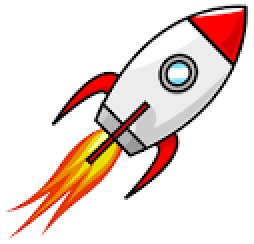
#> input picture rocket.png, 127 x 122 px, given in place of the camera (shown 2 times larger)
$ python final_hue_dil_eroded_copy.py
#> lines starting #> are read from the running program, lines starting #| are printed output that depends on the picture; after the words box and inside, x2 and y2 are one past the last pixel; in counts of white or black regions, pixels touching at a corner belong together
#> further down, frame is the input picture: shape (122, 127, 3); mean B, G, R 211.7, 217.7, 234.8
import cv2
from matplotlib import contour
import numpy as np
import imutils


dictionary = cv2.aruco.getPredefinedDictionary(cv2.aruco.DICT_4X4_250)
detector = cv2.aruco.ArucoDetector(dictionary)
parameters = cv2.aruco.DetectorParameters
parameters.cornerRefinementMethod = cv2.aruco.CORNER_REFINE_SUBPIX


#This Function filters the frame to visualize clearly based on hue and darken everythiing else becuse it is insignificant
def hue(frame):
    #transformation = cv2.cvtColor(frame, cv2.COLOR_BGR2HSV)
    hsv_image = cv2.cvtColor(frame, cv2.COLOR_BGR2HSV)
#> hsv_image: shape (122, 127, 3); mean H, S, V 1.3, 27.3, 235.1


    #Define the lower and upper thresholds for hue
    lower_hue = np.array([143, 106, 202])  # Lower hue threshold (approximate values)
    upper_hue = np.array([179, 255, 255])  # Upper hue threshold (approximate values)


    # Create a binary mask based on the hue thresholds
    mask = cv2.inRange(hsv_image, lower_hue, upper_hue)
#> mask: shape (122, 127); every value is 0
    segmented_roi = cv2.bitwise_and(frame, frame, mask=mask)
#> segmented_roi: shape (122, 127, 3); every value is 0


    clahe = cv2.createCLAHE(clipLimit=4, tileGridSize=(16,16)) #Smootens out the image
    transformation = clahe.apply(mask)
#> transformation: shape (122, 127); every value is 8


    transformation = cv2.GaussianBlur(segmented_roi, (25, 25), 2)
    edges = cv2.Canny(segmented_roi, 50, 40)
    contours, hierarchy = cv2.findContours(edges.copy(), cv2.RETR_LIST, cv2.CHAIN_APPROX_SIMPLE) ###USED retr_external to only show exteranl contours not internal so i do not need to erode then dilate
#> contours = []
#> in eroded, `eroded_mask = cv2.inRange(eroded_contour, (0, 0, 0), (255, 255, 255))`: eroded_mask: shape (122, 127); every value is 255
#> in dilate, `new_roi = cv2.bitwise_not(new_roi)`: new_roi: shape (122, 127, 3); every value is 255

    transformation = cv2.drawContours(segmented_roi, contours, -1, (0, 0, 0), 2) # LAST NUMBER WAS 2 i changed it to 1 and it looks better


    return transformation


#Our detection function
def detection(frame):
    corners, ids, rejected = detector.detectMarkers(frame)
#> corners = (); ids = None; rejected = ()

    # [6 lines of commented-out code are left out]


    criteria = (cv2.TERM_CRITERIA_EPS + cv2.TERM_CRITERIA_MAX_ITER, 30, 0.001) #max ieter, desired accuracy
    winSize = (7, 7) # It provides a relatively small search neighborhood
    zeroZone = (1, 1) #restricts the corner refinement process to a very local region around each corner


    refined_corners = []
    for corner_set in corners:
        refined = cv2.cornerSubPix(frame, corner_set, winSize, zeroZone, criteria)
        refined_corners.append(refined)
        for corner in refined_corners:
            print("Refined Corner: ", corner)
#> this loop made 0 passes
#> after the loop, refined_corners = []


    '''
    rejected_corners = []
    for corner_set in rejected:
        reject = cv2.cornerSubPix(frame, corner_set, winSize, zeroZone, criteria)
        rejected_corners.append(reject)
        #for corner in rejected_corners:
            #print("Refined Corner: ", rejected)
    '''

    # Calculate the refined corner locations

    visualizer = cv2.cvtColor(frame, cv2.COLOR_GRAY2BGR)

    #We take that and input it in this module(.drawDet...(inserted here))
    visualizer = cv2.aruco.drawDetectedMarkers(visualizer, refined_corners, ids)

    #return visualizer
    return visualizer

def eroded(frame):
    contours_passed = hue(frame)
    kernel_size = 40
    kernel = cv2.getStructuringElement(cv2.MORPH_ELLIPSE, (kernel_size, kernel_size))

    # Perform erosion and dilation
    eroded_contour = cv2.erode(contours_passed, kernel)
    eroded_mask = cv2.inRange(eroded_contour, (0, 0, 0), (255, 255, 255))

    eroded_roi = cv2.bitwise_and(frame, eroded_contour, mask=eroded_mask)


    return eroded_roi


def dilate(frame):
    contours_passed = eroded(frame)
    kernel_size = 70  # Size of the kernel
    kernel = cv2.getStructuringElement(cv2.MORPH_ELLIPSE, (kernel_size, kernel_size))
    #iterations = 5  # Number of dilation iterations
    dilated_contour = cv2.dilate(contours_passed, kernel)

    # Create a mask for the dilated contour
    dilated_mask = cv2.inRange(dilated_contour, (0, 0, 0), (255, 255, 255))

    # Apply the dilated mask to the original frame to get the new region of interest
    new_roi = cv2.bitwise_and(frame, dilated_contour, mask=dilated_mask)
    new_roi = cv2.bitwise_not(new_roi)


    # transformation = cv2.drawContours(new_roi, contours, -1, (0, 255, 0), 2) # LAST NUMBER WAS 2 i changed it to 1 and it looks better


    return new_roi #or can return new_roi same thing?


def morphological_operation(frame):
    contours_passed = hue(frame)
    kernel_size = 20
    k_sized = 60
    kernel = cv2.getStructuringElement(cv2.MORPH_ELLIPSE, (kernel_size, kernel_size))
    dilation_kernal = cv2.getStructuringElement(cv2.MORPH_ELLIPSE, (k_sized, k_sized))

    # Perform erosion and dilation
    eroded_contour = cv2.erode(contours_passed, kernel)
    dilated_contour = cv2.dilate(contours_passed, dilation_kernal)
    dilated_mask = cv2.inRange(dilated_contour, (0, 0, 0), (255, 255, 255)) #new


    # Create a mask representing the union of erosion and dilation
    #mask = cv2.bitwise_or(eroded_contour, dilated_contour) was original


    new_roi = cv2.bitwise_and(frame, dilated_contour, mask=dilated_mask) #new
    return new_roi


#After masking the dilated contour we then process that and try running detect on it to obtain our final results.
def pre_proccessing(frame):
    frame = morphological_operation(frame)
    new_trans = cv2.cvtColor(frame, cv2.COLOR_BGR2GRAY)
    new_trans = cv2.bitwise_not(new_trans)
    clahe = cv2.createCLAHE(clipLimit=4, tileGridSize=(16,16)) #Smootens out the image
    new_trans = clahe.apply(new_trans)
    new_trans = cv2.GaussianBlur(new_trans, (9, 9), 1)
    _, new_trans = cv2.threshold(new_trans, 100, 255, cv2.THRESH_BINARY)
    #new_trans = cv2.adaptiveThreshold(new_trans, 255, cv2.ADAPTIVE_THRESH_MEAN_C, cv2.THRESH_BINARY, 37,1)
    detections = detection(new_trans)
    return detections


cap = cv2.VideoCapture(0)

while(True):
    ret, frame = cap.read()

    #initializing ebery screen in every function: I used each function as a step. First screen step 1-Final.
    hue_show = hue(frame)
    eroded_show = eroded(frame)
    dilate_show = dilate(frame)
    morphological_show = morphological_operation(frame)
    final_show = pre_proccessing(frame)

    # stack the initialized screens
    stacked = np.hstack((hue_show, eroded_show, dilate_show, morphological_show, final_show))
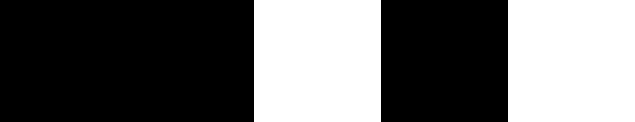
#> stacked: shape (122, 635, 3); 40% white; 2 white regions, box (x1, y1, x2, y2) and area: (254, 0, 381, 122) 15494, (508, 0, 635, 122) 15494


    cv2.imshow('frame Window', stacked)
    if cv2.waitKey(1) & 0XFF == ord('d'):
#> (key Esc is pressed here)
        break;
cap.release()
cv2.destroyAllWindows()


'''Meeting Jun 27th - Thijs

dialate and then contour or vice versa order doestn matter -
Reason to do above:
1) inside aruco tag isnt being dilated correctly
2) Border is being dilated but theres a slight slits of non dilated contours that are very obvious and in the long run can lead to non detection. This
is why we will erode first so that the inside of our contour is filled so our aurco detector can see the contrast between the design. Then dilate so outside of our contour is
pushed out so that it provides context to aruco detector function


'''

'''
NOW:
I realized we have to change our contour function to return cv2.RETR_EXTERNAL instead of xc2. RETR_LIST: This contours only the outer parts and leaves inside as it
Do we still need to erode if this is the case??
I have 3 files:
final_hue_dilated_only.py - file worked on with Thijs
final_hie_dil_eroded.py - a copy where i have unioned the dilation and erosion == one big blob
final_hue_dil_eroded.py - a copy of ^ where I visualize the erosion happening


Wait what if we contour the mask instead of the edges. DONE CURRENTLY. The initial mask based on hue is contoured then eroded then dilated.

'''
